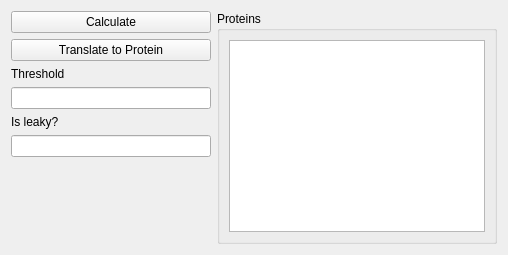
      <widget class="QWidget" name="LeakyScanning">
       <attribute name="title">
        <string>Leaky Scanning</string>
       </attribute>
       <layout class="QHBoxLayout" name="horizontalLayout_6">
        <item>
         <layout class="QHBoxLayout" name="horizontalLayout_5">
          <item>
           <layout class="QVBoxLayout" name="verticalLayout_11">
            <item>
             <widget class="QPushButton" name="calculateLeaky">
              <property name="sizePolicy">
               <sizepolicy hsizetype="Fixed" vsizetype="Fixed">
                <horstretch>0</horstretch>
                <verstretch>0</verstretch>
               </sizepolicy>
              </property>
              <property name="minimumSize">
               <size>
                <width>200</width>
                <height>0</height>
               </size>
              </property>
              <property name="maximumSize">
               <size>
                <width>200</width>
                <height>16777215</height>
               </size>
              </property>
              <property name="text">
               <string>Calculate</string>
              </property>
             </widget>
            </item>
            <item>
             <widget class="QPushButton" name="translate2Protein">
              <property name="sizePolicy">
               <sizepolicy hsizetype="Fixed" vsizetype="Fixed">
                <horstretch>0</horstretch>
                <verstretch>0</verstretch>
               </sizepolicy>
              </property>
              <property name="minimumSize">
               <size>
                <width>200</width>
                <height>0</height>
               </size>
              </property>
              <property name="maximumSize">
               <size>
                <width>200</width>
                <height>16777215</height>
               </size>
              </property>
              <property name="text">
               <string>Translate to Protein</string>
              </property>
             </widget>
            </item>
            <item>
             <layout class="QVBoxLayout" name="verticalLayout_10">
              <item>
               <widget class="QLabel" name="label_2">
                <property name="sizePolicy">
                 <sizepolicy hsizetype="Fixed" vsizetype="Fixed">
                  <horstretch>0</horstretch>
                  <verstretch>0</verstretch>
                 </sizepolicy>
                </property>
                <property name="text">
                 <string>Threshold</string>
                </property>
               </widget>
              </item>
              <item>
               <widget class="QLineEdit" name="showThresholdLeaky">
                <property name="sizePolicy">
                 <sizepolicy hsizetype="Fixed" vsizetype="Fixed">
                  <horstretch>0</horstretch>
                  <verstretch>0</verstretch>
                 </sizepolicy>
                </property>
                <property name="minimumSize">
                 <size>
                  <width>200</width>
                  <height>0</height>
                 </size>
                </property>
                <property name="maximumSize">
                 <size>
                  <width>200</width>
                  <height>16777215</height>
                 </size>
                </property>
               </widget>
              </item>
             </layout>
            </item>
            <item>
             <layout class="QVBoxLayout" name="verticalLayout_9">
              <item>
               <widget class="QLabel" name="label">
                <property name="sizePolicy">
                 <sizepolicy hsizetype="Fixed" vsizetype="Fixed">
                  <horstretch>0</horstretch>
                  <verstretch>0</verstretch>
                 </sizepolicy>
                </property>
                <property name="text">
                 <string>Is leaky?</string>
                </property>
               </widget>
              </item>
              <item>
               <widget class="QLineEdit" name="showIsLeaky">
                <property name="sizePolicy">
                 <sizepolicy hsizetype="Fixed" vsizetype="Fixed">
                  <horstretch>0</horstretch>
                  <verstretch>0</verstretch>
                 </sizepolicy>
                </property>
                <property name="minimumSize">
                 <size>
                  <width>200</width>
                  <height>0</height>
                 </size>
                </property>
                <property name="maximumSize">
                 <size>
                  <width>200</width>
                  <height>16777215</height>
                 </size>
                </property>
               </widget>
              </item>
             </layout>
            </item>
            <item>
             <spacer name="verticalSpacer_6">
              <property name="orientation">
               <enum>Qt::Vertical</enum>
              </property>
              <property name="sizeHint" stdset="0">
               <size>
                <width>20</width>
                <height>40</height>
               </size>
              </property>
             </spacer>
            </item>
            <item>
             <spacer name="verticalSpacer_5">
              <property name="orientation">
               <enum>Qt::Vertical</enum>
              </property>
              <property name="sizeHint" stdset="0">
               <size>
                <width>20</width>
                <height>28</height>
               </size>
              </property>
             </spacer>
            </item>
           </layout>
          </item>
          <item>
           <widget class="QGroupBox" name="groupBox_5">
            <property name="title">
             <string>Proteins</string>
            </property>
            <layout class="QGridLayout" name="gridLayout_5">
             <item row="0" column="0">
              <widget class="QTableWidget" name="showTableWidgetProteins">
               <property name="sizePolicy">
                <sizepolicy hsizetype="Preferred" vsizetype="Preferred">
                 <horstretch>0</horstretch>
                 <verstretch>0</verstretch>
                </sizepolicy>
               </property>
              </widget>
             </item>
            </layout>
           </widget>
          </item>
         </layout>
        </item>
       </layout>
      </widget>
